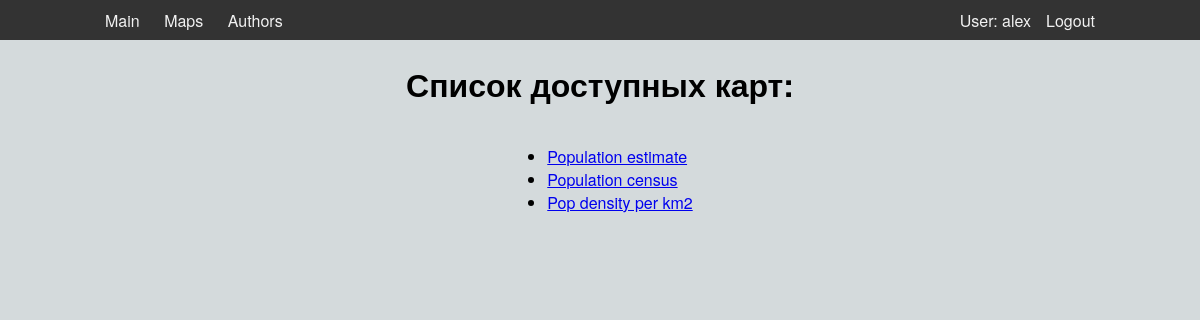
/maps/maps_list/ (signed in), run on the app's committed database.
### maps/models.py (models this page shows, shortened)
class DataMap(models.Model):
    title = models.CharField(max_length=200)
    summary = models.TextField(max_length=10000, help_text='Описание карты')
    key_dataset_on = models.CharField(max_length=200, primary_key=True, default='0000000')

### maps/views.py (the view)
# urls.py: path('maps_list/', views.MapsListView.as_view(), name='maps_list'),
class MapsListView(generic.ListView):
    model = DataMap
    context_object_name = 'maps_list'
    template_name = 'maps/maps_list.html'

### maps/templates/maps/maps_list.html
{% extends "base_generic.html" %}
{% block content %}
  <h1>Список доступных карт:</h1>
  {% if maps_list %}
    <ul>
      {% for map in maps_list %}
      <li>
        <a href="{{ map.key_dataset_on }}">{{ map.title }}</a>
      </li>
      {% endfor %}
    </ul>
  {% else %}
    <p>Пока что ни одной карты!</p>
  {% endif %}
{% endblock %}

### maps/templates/base_generic.html (shortened to what this page needs)
<!DOCTYPE html>
<html lang="en">
  <head>
    {% load static %}
    <link rel="stylesheet" href="{% static 'maps/css/base.css' %}">
  </head>
  <body class="page">
    <header class="header">
      {% block navbar %}
        <nav class="topnav">
          <div>
            <a class="topnav__link" href="{% url 'index' %}">Main</a>
            <a class="topnav__link" href="{% url 'maps_list' %}">Maps</a>
            {% if user.is_authenticated %}
            <a class="topnav__link" href="{% url 'authors' %}">Authors</a>
            {% endif %}
          </div>
          <div class="topnav__login-container">
            {% if user.is_authenticated %}
              <p class="topnav__username">User: {{ user.get_username }}</p>
              <a class="topnav__link" href="{% url 'logout' %}?next={{ request.path }}">Logout</a>
            {% else %}
              <a class="topnav__link" href="{% url 'login' %}?next={{ request.path }}">Login</a>
            {% endif %}
          </div>
        </nav>
      {% endblock %}
    </header>
    <main class="content">
        {% block content %}{% endblock %}
    </main>
  </body>
</html>

### maps/static/maps/css/base.css (style rules this page uses)
.page { background-color: #d4dadc; font-family: 'Helvetica Neue', Arial, sans-serif; display: flex; flex-direction: column; align-items: center; margin: 0; }
.header { margin: 0; height: 40px; width: 100%; background-color: #333; display: flex; flex-direction: row; align-items: center; justify-content: center; }
.topnav { width: 1000px; display: flex; flex-direction: row; align-items: center; justify-content: space-between; margin: 0px 20px 0px 20px; }
.topnav__link { margin: 0 0 0 10px; text-decoration: none; color: #f2f2f2; padding: 5px; }
.topnav__link:first-of-type { margin: 0; }
.topnav__login-container { display: flex; flex-direction: row; align-items: center; }
.topnav__username { color: #f2f2f2; margin-right: 10px; }
.content { width: 1000px; display: flex; flex-direction: column; align-items: center; }

### data on the page
DataMap: title "Population estimate"
DataMap: title "Population census"
DataMap: title "Pop density per km2"

### other printed values
{{ user.get_username }} "alex"
